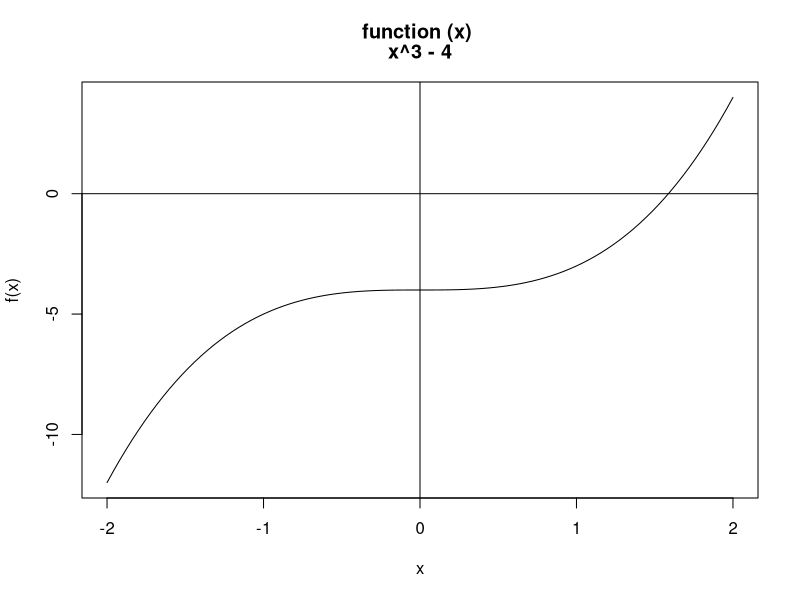
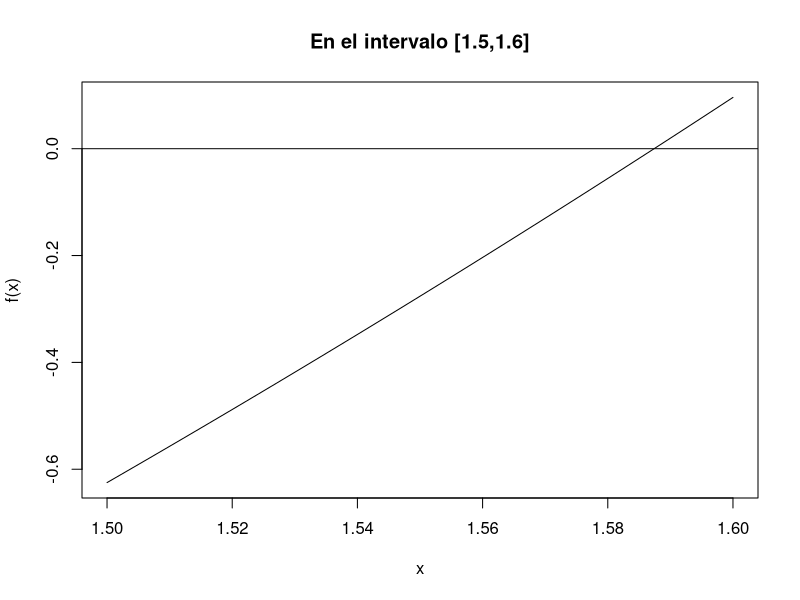
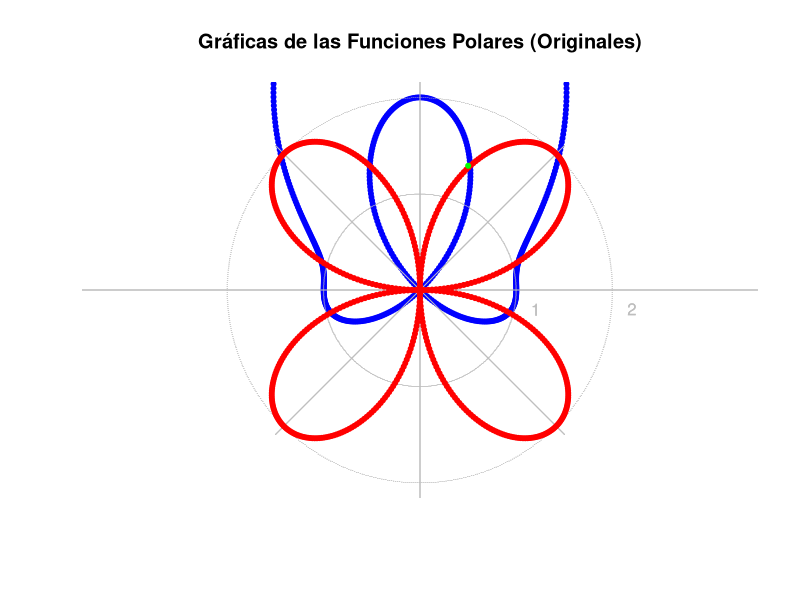
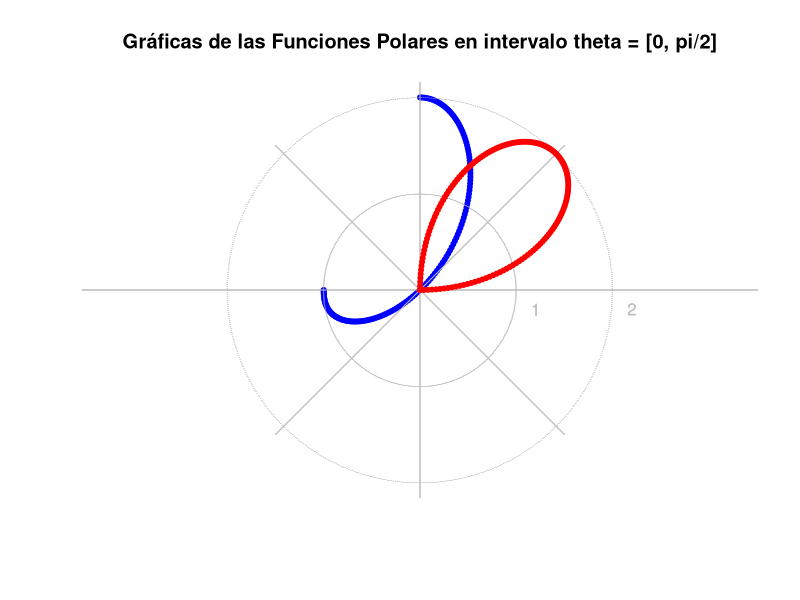
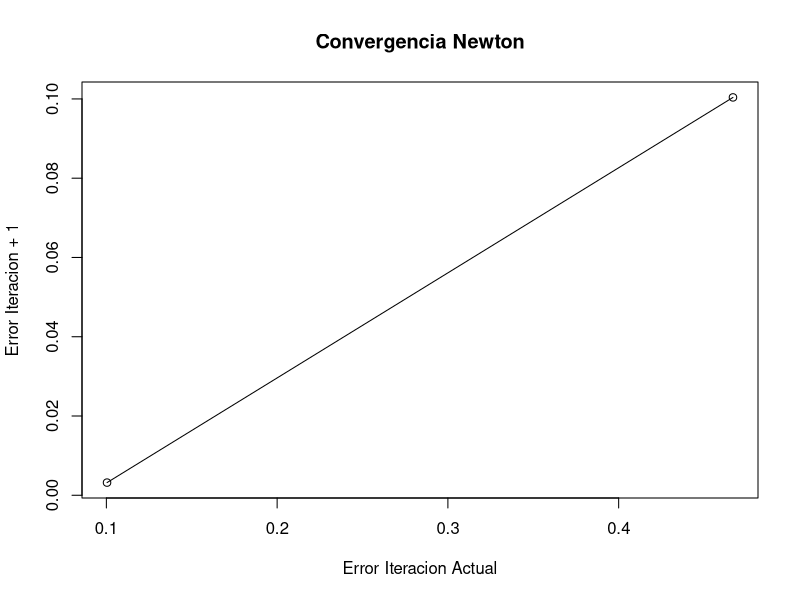
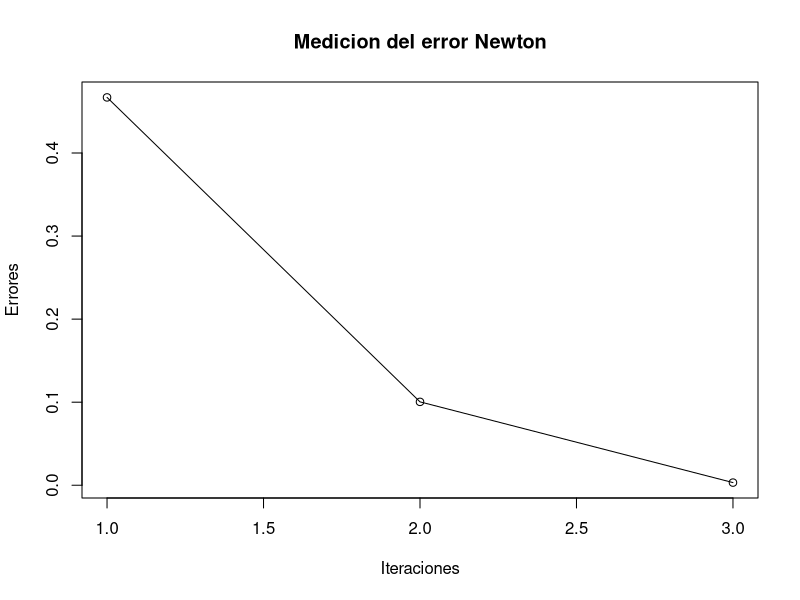

The R source for these figures, in order:
## ---- chunk 1
knitr::opts_chunk$set(echo = TRUE)
## ---- chunk 2
steffensen = function(f, x0, tol, nmax)
{
  i = 0
  errores = c()
  eje_x  =  c()
  eje_y  =  c()
  
  repeat
  {
    i = i + 1
    a = f(x0)*f(x0)
    b = f(x0+f(x0))-f(x0)
    x1 = x0 - (a/b)
    error = (abs(x1-x0))/x1
    errores[i] = error
    temp = f(x0)
    x0 = x1
    
    if(abs(temp) <= tol)
    {
      iter = c(1:i)
      cont_n = 0;
      cont_e = 0;
      
      repeat
      {
        eje_x[cont_n] = errores[cont_e]
        eje_y[cont_n] = errores[cont_e+1]
        cont_n = cont_n + 1
        cont_e = cont_e + 1;
        
        if (cont_n == i)
        {
          break;
        }
      }
      
      return (x0)
      break;   
    }
  }
}

f = function(x) 2*x^2-10*x+5

x = steffensen(f, 0.5, 10^-8, 10)
y = steffensen(f, 5, 10^-8, 10)

suma = x + y
suma2 = x^2 + y^2

cat("Intercepto 1 y 2 respectivamente: ", x, y)
cat("Comprobación x+y = ", suma, " x^2+y^2 = ", suma2)
## ---- chunk 3
newtonraphson = function(fun, x0, tol, maxiteraciones)
{ 
  valIni = x0
  eje_x = c()
  eje_y = c()
  errores = c()
  cont = 0
  # f = string
  numiter = 0 
  g = parse(text = fun) # parse devuelve tipo "expression"
  g. = D(g,"x") 
  fx = function(x){eval(g)} # convertir f a función
  fp = function(x){eval(g.)} # convertir f' a función
  
  correccion = -fx(x0)/fp(x0) 
  
  while (abs(correccion) >= tol && numiter <= maxiteraciones)
  {
    cont = cont + 1
    numiter = numiter + 1 
    
    if (fp(x0) == 0) stop("División por cero")
    
    x1 = x0 + correccion 
    errores[cont] = abs((x1-x0))/x1
    correccion = -fx(x1)/fp(x1)
    
    x0 = x1 
  }
  
  if (numiter > maxiteraciones)
  {
    warning("Se alcanzó el máximo número de iteraciones.")
    cat("Estado:\n")
    cat("k = ", k, "x = ", x1, " f(x) = ", f(x1), "Error estimado <= ", correccion)
  }
  else 
  {
    iter = c(1:cont)
    cont_n = 0;
    cont_e = 0;
    
    repeat
    {
      eje_x[cont_n] = errores[cont_e]
      eje_y[cont_n] = errores[cont_e+1]
      cont_n = cont_n + 1
      cont_e = cont_e + 1;
      
      if (cont_n == cont)
      {
        break;
      }
    }
    
    
    cat("Cero de ", fun, "es aproximadamente ", x0,"con valor incicial x_0 = ", valIni, "\n y con error menor que ", correccion)
    #return(list(cero = x0, f.cero = fx(x0), numeroiter = numiter, error.est = correccion) ) 
    
  }
}

valInicial = 2
tolerancia = 1e-8
maximaIter = 100



## ---- chunk 4
f = function(x) x^3 -4
curve(f, from =-2, to = 2, main = deparse(f)); abline(h=0,v=0)


## ---- chunk 5
curve(f, from =1.5, to = 1.6, main ="En el intervalo [1.5,1.6]"); abline(h = 0, v = 0)

## ---- chunk 6
newtonraphson("x^3-4", valInicial, tolerancia, maximaIter)
## ---- chunk 7
riemman = function(f, a, b, n)
{
    i = 1
    delta = (b-a)/n
    x = a + i*delta
    area = 0
    
    repeat
    {
        area = area + f(x)*delta
        i = i + 1
        if (i == n) break;
        x = a + i*delta
    }
    
    #cat ("area" , area, "\n")
    return (area)
}


ejercicio = function(fun, i, f, tol, avance, n)
{
    sumatoria = 0
    x0 = riemman(fun, i, f, n)
    sumatoria =  sumatoria + x0
    
    i = f
    f =  f + avance
    
    repeat
    {
        
        x1 = riemman(fun, i, f, n)
        sumatoria = sumatoria + x1
        #cat ("area" , sumatoria, "\n")
        error = abs(x1-x0)
        i = f
        f = f + avance
        x0 = x1
        
        if (sumatoria >  2 | error < tol)
        {
          cat ("Area = " , sumatoria, "resulta en el intervalo: a = 0","b = ", f, "con un error relativo de",abs(2-sumatoria)/2 * 100,"%\n")
          return(sumatoria)
        }
        
    }
}

f = function(x) 5-(exp(1)^x)
ejercicio(f, 0, 0.1, 10^-8, 0.001, 100)
## ---- chunk 8

polar <- function (theta, r, color=4){
  y <- 0
  x <- 0
  ejex <- 1
  
  for (i in 1:length(r)){
    if(is.nan(r[i])== T){
      r[i] <- 0
    }
  }
  
  dim <- seq(0, 2*pi, by=pi/300) 
  angulo <- seq(-max(dim),max(dim),by=dim[2]-dim[1])
  y <- r*sin(theta)
  x <- r*cos(theta)
  plot.new()
  plot.window(xlim = c(-max(r), max(r)), ylim = c(-max(r), max(r)), asp = 1)
  
  aux <- max(r)
  # Dibuja los ejes.
  while (aux > 0){
    fi <- aux*sin(angulo)
    cir <- aux*cos(angulo)
    points(cir,fi,pch="-",col="gray",cex=0.3)
    text(ejex+0.2,-0.2,ejex,col="gray")
    ejex <- ejex + 1
    aux <- aux - 1
  }
  
  abline(v=((max(cir)+min(cir))/2),col="gray")
  abline(h=((max(cir)+min(cir))/2),col="gray")
  segments(-max(r)+0.5,-max(r)+0.5,max(r)-0.5,max(r)-0.5,col="gray")
  segments(-max(r)+0.5,max(r)-0.5,max(r)-0.5,-max(r)+0.5,col="gray")
  
  points(x,y,pch=20,col=color,cex=1)
  
}

newton = function(fun, x0, tol = 1e-8, maxiter = 100)
{
  
  valIni = x0
  dim <- seq(0, 2*pi, by=pi/300) 
  r=3*sin(dim)^3-1
  r2=4*sin(dim)*cos(dim)
  polar(dim,r,"blue")
  par(new=TRUE)
  polar(dim,r2,"red")
  title(main="Gráficas de las Funciones Polares (Originales)")
  
  points(0.5,1.29, col = "green", pch = 20)
  
  dim <- seq(0, pi/2, by=pi/300) 
  r=3*sin(dim)^3-1
  r2=4*sin(dim)*cos(dim)
  polar(dim,r,"blue")
  par(new=TRUE)
  polar(dim,r2,"red")
  title(main="Gráficas de las Funciones Polares en intervalo theta = [0, pi/2]")
  
  eje_x = c()
  eje_y = c()
  errores = c()
  cont = 0
  # f = string
  numiter = 0 
  g = parse(text=fun) # parse devuelve tipo "expression"
  g. = D(g,"x") 
  fx = function(x){eval(g)} # convertir f a función
  fp = function(x){eval(g.)} # convertir f' a función
  
  correccion = -fx(x0)/fp(x0)
  cat( "\n", formatC ( c( "Iteracion     ", "Cero      ", " f(cero)     ", "  Error  "), width = 2, format = "d", flag = " "  ), "\n")
  while (abs(correccion) >= tol && numiter <= maxiter)
  {
    cont = cont + 1
    numiter = numiter + 1 
    if (fp(x0) == 0) stop("División por cero")
    x1 = x0 + correccion 
    errores[cont] = abs((x1-x0))/x1
    correccion = -fx(x1)/fp(x1)
    cat( formatC( c(numiter, x0, fx(x0), errores[cont] ), digits = 7, width = -15, format = "f", flag = "  "  ), "\n" )
    x0 = x1 
  }
  
  if (numiter > maxiter)
  {
    warning("Se alcanzó el máximo número de iteraciones.")
    cat("Estado:\n")
    cat("k = ", k, "x = ", x1, " f(x) = ", f(x1), "Error estimado <= ", correccion)
  }
  else 
  {
    iter = c(1:cont)
    cont_n = 0;
    cont_e = 0;
    
    repeat
    {
      eje_x[cont_n] = errores[cont_e]
      eje_y[cont_n] = errores[cont_e+1]
      cont_n = cont_n + 1
      cont_e = cont_e + 1;
      
      if (cont_n == cont)
      {
        break;
      }
    }
    
   plot(eje_x, eje_y, main = "Convergencia Newton", xlab= "Error Iteracion Actual", ylab = "Error Iteracion + 1", type = 'o' )
    plot(iter, errores, main = "Medicion del error Newton", xlab= "Iteraciones", ylab = "Errores", type = 'o' )
    
    cat("Cero de ", fun, "es aproximadamente ", x0,"con valor incicial x_0 = ", valIni, " y con error menor que ", correccion)
    #return(list(cero = x0, f.cero = fx(x0), numeroiter=numiter, error.est = correccion)) 
    
  }
}

newton("3*sin(x)^3-1-4*sin(x)*cos(x)", pi/2, 1e-5, 100)


